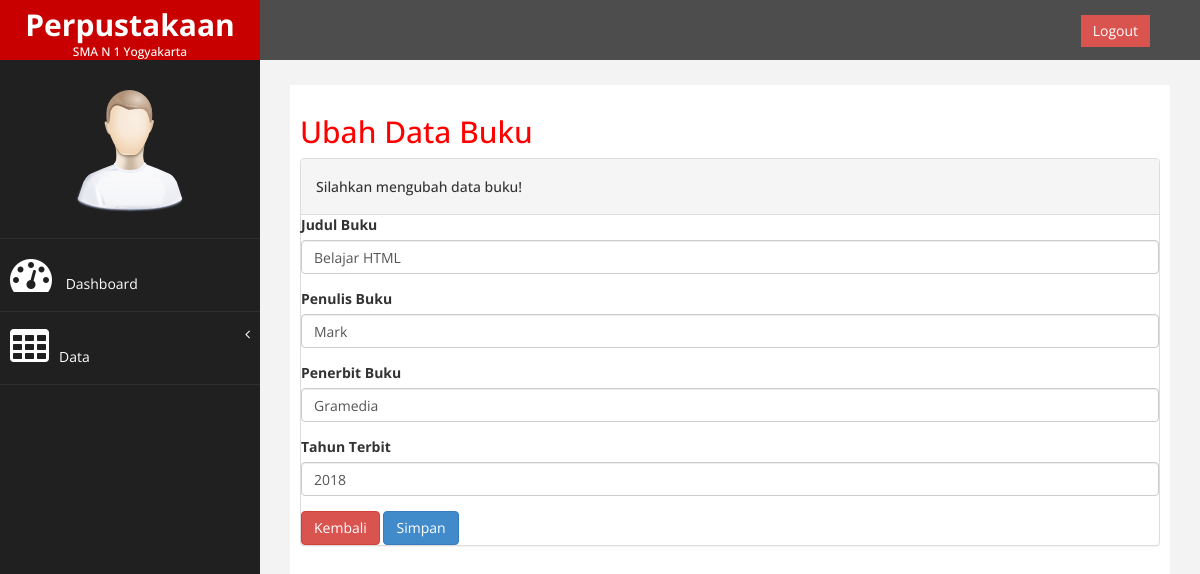
/halaman/petugas/data/buku/edit_buku.php?id=1234567890, run on the app's committed database.
### tables this page shows
CREATE TABLE `tab_buku` (
  `kode_buku` int(10) NOT NULL,
  `judul_buku` varchar(200) NOT NULL,
  `penulis_buku` varchar(200) NOT NULL,
  `penerbit_buku` varchar(100) NOT NULL,
  `tahun_terbit` varchar(4) NOT NULL
);

### halaman/petugas/data/buku/edit_buku.php (the view, shortened to what this page needs)
<!DOCTYPE html>
<html xmlns="http://www.w3.org/1999/xhtml">
<head>
    <link href="../../../assets/css/bootstrap.css" rel="stylesheet" />
    <link href="../../../assets/css/font-awesome.css" rel="stylesheet" />
    <link href="../../../assets/js/morris/morris-0.4.3.min.css" rel="stylesheet" />
    <link href="../../../assets/css/custom.css" rel="stylesheet" />
    <link href="../../../assets/js/dataTables/dataTables.bootstrap.css" rel="stylesheet" />
</head>
<body>
    <div id="wrapper">
        <nav class="navbar navbar-default navbar-cls-top " role="navigation" style="margin-bottom: 0">
            <div class="navbar-header">
                <a class="navbar-brand" href="">
                    Perpustakaan<h6>SMA N 1 Yogyakarta</h6>
                </a>
            </div>
  <div style="color: white;
padding: 15px 50px 5px 50px;
float: right;
font-size: 16px;"><a href="../../logout.php" class="btn btn-danger square-btn-adjust">Logout</a> </div>
        </nav>
                <nav class="navbar-default navbar-side" role="navigation">
            <div class="sidebar-collapse">
                <ul class="nav" id="main-menu">
				<li class="text-center">
                    <img src="../../../assets/img/find_user.png" class="user-image img-responsive"/>
					</li>
                    <li>
                        <a href="../../dashboard.php"><i class="fa fa-dashboard fa-3x"></i> Dashboard</a>
                    </li>
                    <li>
                        <a href="#"><i class="fa fa-table fa-3x"></i>Data<span class="fa arrow"></span></a>
                    </li>
                </ul>
            </div>
        </nav>
        <div id="page-wrapper" >
            <div id="page-inner">
                <div class="row">
                    <div class="col-md-12">
                     <h2>Ubah Data Buku</h2>
                    </div>
                </div>
                <div class="panel panel-default">
                <div class="panel-heading">
                <h5>Silahkan mengubah data buku!</h5>
                </div>
                <?php
                include '../../../../koneksi.php';
                $ambil = mysqli_query($koneksi,"SELECT * FROM tab_buku WHERE kode_buku = '$_GET[id]'")or die(mysqli_error($koneksi));
                $data = mysqli_fetch_array($ambil);
                ?>
                <form role="form" action="update_buku.php" method="POST">
                    <div class="form-group">
                        <label>Judul Buku</label>
                        <input class="form-control" name="judul_buku" value="<?php echo $data['judul_buku']; ?>" />
                    </div>
                    <div class="form-group">
                        <label>Penulis Buku</label>
                        <input class="form-control" name="penulis_buku" value="<?php echo $data['penulis_buku']; ?>" />
                    </div>
                    <div class="form-group">
                        <label>Penerbit Buku</label>
                        <input class="form-control" name="penerbit_buku" value="<?php echo $data['penerbit_buku']; ?>" />
                    </div>
                    <div class="form-group">
                        <label>Tahun Terbit</label>
                        <input class="form-control" name="tahun_terbit" value="<?php echo $data['tahun_terbit']; ?>" />
                    </div>
                        <a href="data_buku.php" class="btn btn-danger">Kembali</a>
                        <input type="submit" name="simpan" value="Simpan" class="btn btn-primary">
                    </div>
    </div>
            </div>
        </div>
</body>
</html>

### halaman/assets/css/custom.css (style rules this page uses)
body { font-family: 'Open Sans', sans-serif; }
#wrapper { width: 100%; background:#202020; }
#page-wrapper { padding: 15px 15px; min-height: 600px; background:#F3F3F3; }
#page-inner { width:100%; margin:10px 20px 10px 0px; background-color:#fff!important; padding:10px; min-height:1200px; }
.text-center { text-align:center; }
h2 { color: #f00; }
.square-btn-adjust { border: 0px solid transparent; -webkit-border-radius: 0px; -moz-border-radius: 0px; border-radius: 0px; }
.user-image { margin: 25px auto; -webkit-border-radius: 10px; -moz-border-radius: 10px; border-radius: 10px; max-height:170px; max-width:170px; }
.navbar-cls-top .navbar-brand { color: #fff; background: #C90000; width: 260px; text-align: center; height: 60px; font-size: 30px; font-weight: 700; }
.arrow { float: right; }
.fa.arrow:before { content: "\f104"; }
.sidebar-collapse , .sidebar-collapse .nav { background:none; }
.sidebar-collapse .nav { padding:0; }
.sidebar-collapse .nav > li > a { color:#fff; background:#202020; text-shadow:none; }
.sidebar-collapse > .nav > li > a { padding:15px 10px; }
.sidebar-collapse > .nav > li { border-bottom: 1px solid rgba(107, 108, 109, 0.19); }
.navbar-side { border:none; background-color: #202020; }
.navbar-cls-top { background:#4D4D4D; border-bottom:none; }
.navbar-default { border:0px solid black; }
.navbar-header { background: #A70303; }
.nav > li > a > i { margin-right:10px; }
@media (min-width:768px) { #page-wrapper { margin: 0 0 0 260px; padding: 15px 30px; min-height: 1200px; } }
@media (min-width:768px) { .navbar-side { z-index: 1; position: absolute; width: 260px; } }
@media (min-width:768px) { .navbar { border-radius: 0px; } }

### data on the page
tab_buku: judul_buku "Belajar HTML", penulis_buku "Mark", penerbit_buku "Gramedia", tahun_terbit "2018"
